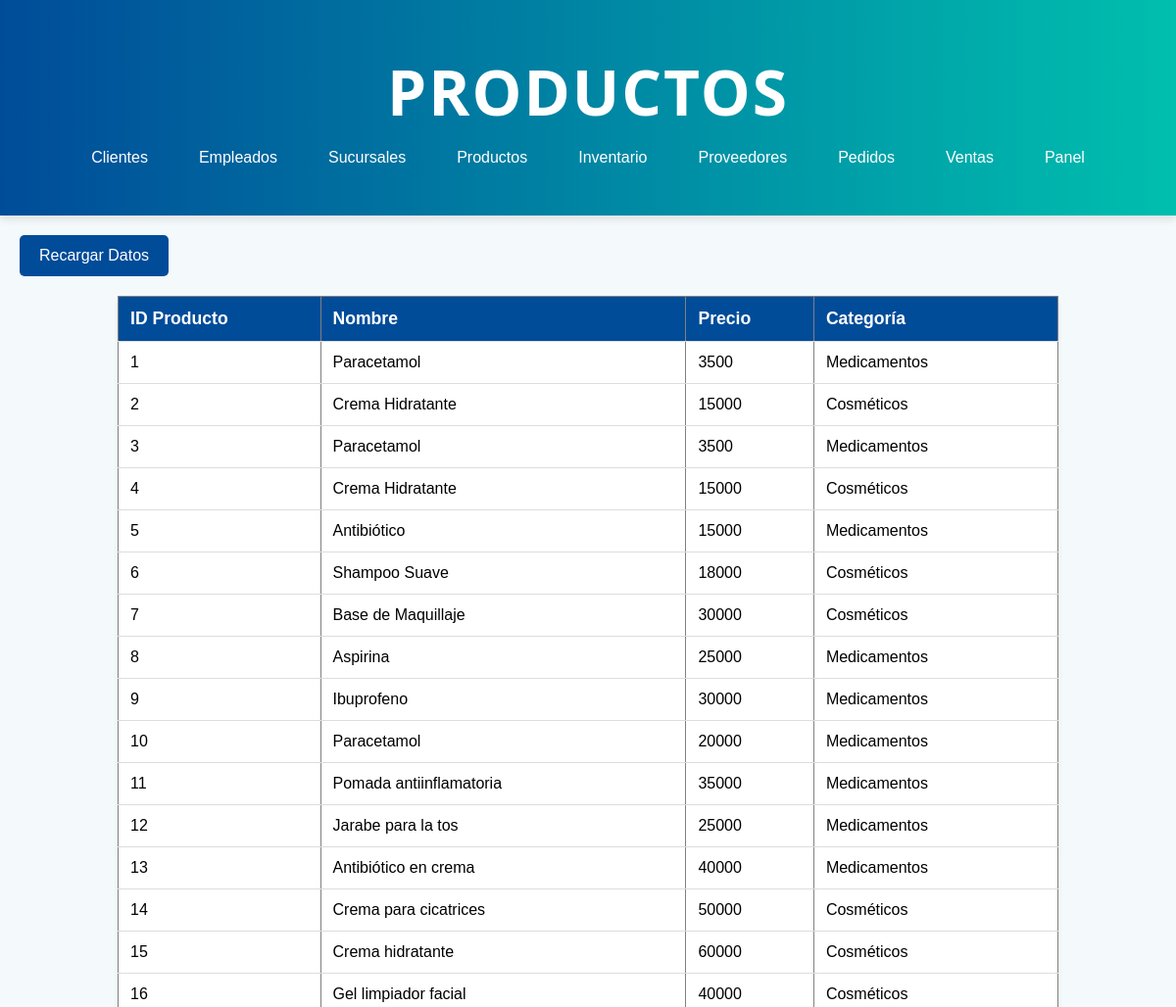
Page /producto.php (upper part) on the earlier database version.
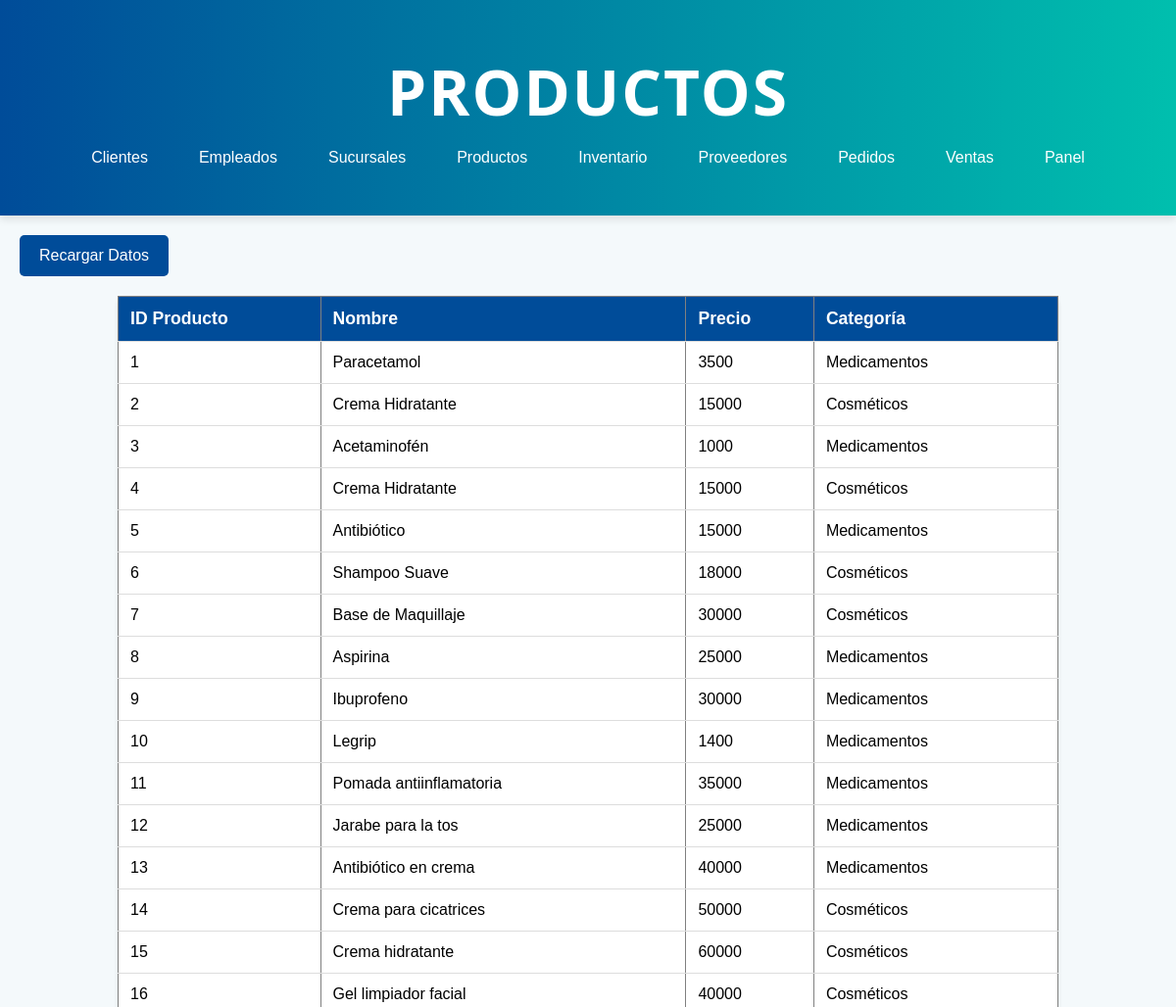
Same page on the later database version.
### tables this page shows
CREATE TABLE `producto` (
  `idProducto` int(11) NOT NULL,
  `nombre` varchar(255) NOT NULL,
  `precio` double NOT NULL,
  `categoriaProducto` int(11) NOT NULL,
  `imagen` text NOT NULL
);

CREATE TABLE `categoriaproducto` (
  `idCategoria` int(11) NOT NULL,
  `nombre` varchar(100) NOT NULL,
  `estado` enum('ACTIVO','INACTIVO') DEFAULT 'ACTIVO',
  `descripcion` text DEFAULT NULL
);

### producto.php (the view, shortened to what this page needs)
<!DOCTYPE html>
<html lang="es">
<head>
    <link rel="stylesheet" href="css/stylesListas.css">
</head>
<body>
    <header class="header">
        <h1>Productos</h1>
        <nav>
        <ul>
                <li><a href="cliente.php">Clientes</a></li>
                <li><a href="empleado.php">Empleados</a></li>
                <li><a href="sucursal.php">Sucursales</a></li>
                <li><a href="producto.php">Productos</a></li>
                <li><a href="inventario.php">Inventario</a></li>
                <li><a href="proveedor.php">Proveedores</a></li>
                <li><a href="pedido.php">Pedidos</a></li>
                <li><a href="venta.php">Ventas</a></li>
                <li><a href="administrador.php">Panel</a></li>
            </ul>
        </nav>
    </header>
    <button onclick="window.location.reload()">Recargar Datos</button>
    <table border="1">
        <thead>
            <tr>
                <th>ID Producto</th>
                <th>Nombre</th>
                <th>Precio</th>
                <th>Categoría</th>
            </tr>
        </thead>
        <tbody id="datosProducto">
            <?php
            $host = 'localhost';
            $usuario = 'root';
            $contrasena = '';
            $base_de_datos = 'drogueriasconfe';
            $conn = new mysqli($host, $usuario, $contrasena, $base_de_datos);
            $sql = "SELECT p.idProducto, p.nombre, p.precio, c.nombre AS categoria
                    FROM producto p
                    JOIN categoriaProducto c ON p.categoriaProducto = c.idCategoria";
            $resultado = $conn->query($sql);
            if ($resultado->num_rows > 0) {
                while($row = $resultado->fetch_assoc()) {
                    echo "<tr>";
                    echo "<td>" . $row["idProducto"] . "</td>";
                    echo "<td>" . $row["nombre"] . "</td>";
                    echo "<td>" . $row["precio"] . "</td>";
                    echo "<td>" . $row["categoria"] . "</td>";
                    echo "</tr>";
                }
            } else {
                echo "<tr><td colspan='4'>No se encontraron productos</td></tr>";
            }
            ?>
        </tbody>
    </table>
</body>
</html>

Differences in the rows shown:
changed producto id 3: nombre "Paracetamol" → "Acetaminofén"; precio "3500" → "1000"
changed producto id 10: nombre "Paracetamol" → "Legrip"; precio "20000" → "1400"
